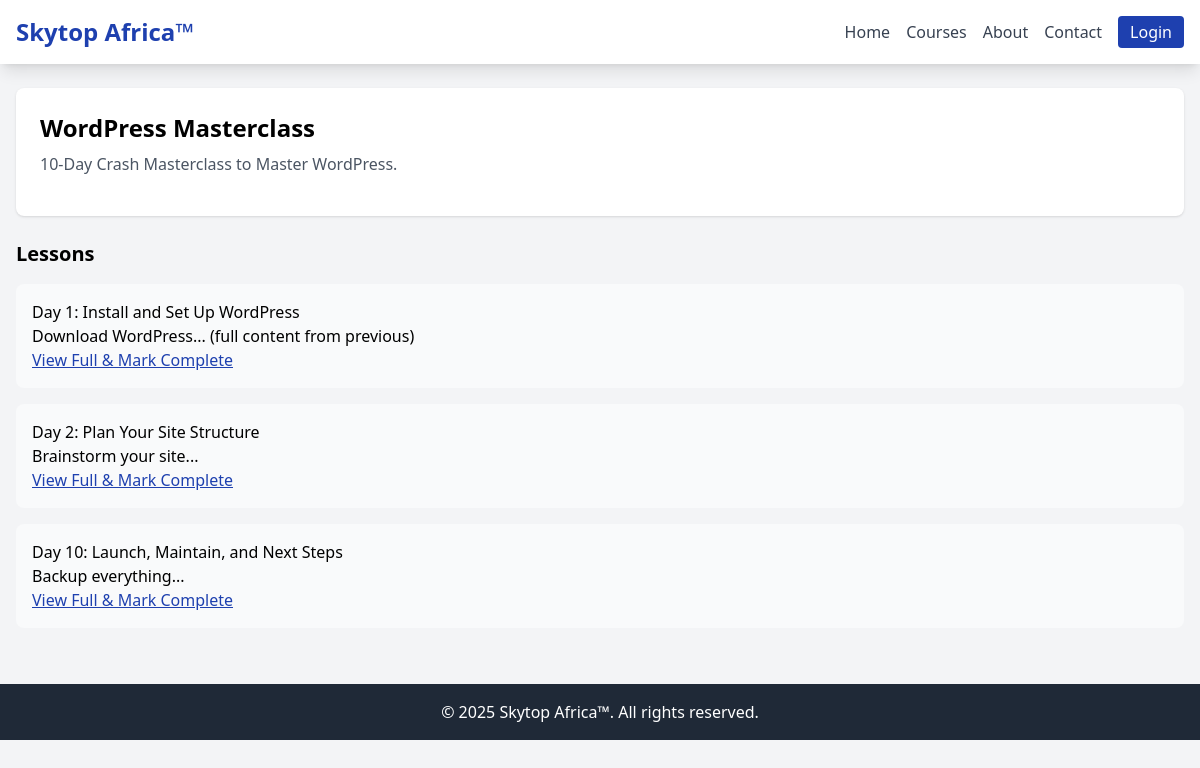
The app's page /course/1/ with its own data.
### lms/models.py (models this page shows, shortened)
class Course(models.Model):
    title = models.CharField(max_length=200)
    description = models.TextField()
    is_coming_soon = models.BooleanField(default=False)
    created_at = models.DateTimeField(auto_now_add=True)

class Lesson(models.Model):
    course = models.ForeignKey(Course, on_delete=models.CASCADE, related_name='lessons')
    title = models.CharField(max_length=200)
    content = models.TextField()
    order = models.IntegerField(default=0)
    class Meta:
        ordering = ['order']

### lms/views.py (the view)
# urls.py: path('course/<int:course_id>/', views.course_detail, name='course_detail'),
def course_detail(request, course_id):
    course = get_object_or_404(Course, id=course_id)
    if request.user.is_authenticated:
        enrollment, _ = Enrollment.objects.get_or_create(user=request.user, course=course)
        user_lessons = UserLesson.objects.filter(user=request.user, lesson__course=course)
        completed_ids = {ul.lesson.id for ul in user_lessons if ul.is_completed}
        enrollment.progress = enrollment.progress_percentage
        enrollment.save()
    else:
        enrollment = None
        completed_ids = set()
    lessons = course.lessons.all()
    return render(request, 'lms/course_detail.html', {
        'course': course,
        'enrollment': enrollment,
        'lessons': lessons,
        'completed_ids': completed_ids
    })

### lms/templates/lms/course_detail.html (shortened to what this page needs)
{% extends 'lms/base.html' %}
{% block content %}
<div class="bg-white p-6 rounded-lg shadow mb-6">
    <h2 class="text-2xl font-bold mb-2">{{ course.title }}</h2>
    <p class="text-gray-600 mb-4">{{ course.description }}</p>
</div>
<h3 class="text-xl font-semibold mb-4">Lessons</h3>
<div class="space-y-4">
    {% for lesson in lessons %}
    <div class="bg-gray-50 p-4 rounded-lg flex justify-between items-center">
        <div>
            <h4 class="font-medium">{{ lesson.title }}</h4>
            <div class="prose max-w-none">{{ lesson.content|truncatewords:50 }}</div>
            <a href="#" onclick="markComplete({{ lesson.id }})" class="text-skytop-blue underline">View Full & Mark Complete</a>
        </div>
    </div>
    {% endfor %}
</div>
{% endblock %}

### lms/templates/lms/base.html (shortened to what this page needs)
<!DOCTYPE html>
<html lang="en">
<head>
    <script src="https://cdn.tailwindcss.com"></script>
</head>
<body class="bg-gray-100">
    <nav class="bg-white shadow-lg">
        <div class="max-w-7xl mx-auto px-4">
            <div class="flex justify-between h-16">
                <div class="flex items-center">
                    <h1 class="text-2xl font-bold text-skytop-blue">Skytop Africa™</h1>
                </div>
                <div class="flex items-center space-x-4">
                    <a href="{% url 'home' %}" class="text-gray-700 hover:text-skytop-blue">Home</a>
                    <a href="{% url 'courses' %}" class="text-gray-700 hover:text-skytop-blue">Courses</a>
                    <a href="{% url 'about' %}" class="text-gray-700 hover:text-skytop-blue">About</a>
                    <a href="{% url 'contact' %}" class="text-gray-700 hover:text-skytop-blue">Contact</a>
                    {% if user.is_authenticated %}
                        <a href="{% url 'dashboard' %}" class="text-gray-700 hover:text-skytop-blue">Dashboard</a>
                        <a href="{% url 'logout' %}" class="bg-red-500 text-white px-3 py-1 rounded">Logout</a>
                    {% else %}
                        <a href="{% url 'login' %}" class="bg-skytop-blue text-white px-3 py-1 rounded">Login</a>
                    {% endif %}
                </div>
            </div>
        </div>
    </nav>
    <main class="max-w-7xl mx-auto py-6 px-4">
        {% block content %}{% endblock %}
    </main>
    <footer class="bg-gray-800 text-white text-center py-4 mt-8">
        <p>&copy; 2025 Skytop Africa™. All rights reserved.</p>
    </footer>
</body>
</html>

### records on screen
Course: title "WordPress Masterclass", description "10-Day Crash Masterclass to Master WordPress."
Lesson: title "Day 1: Install and Set Up WordPress", content "Download WordPress... (full content from previous)"
Lesson: title "Day 2: Plan Your Site Structure", content "Brainstorm your site..."
Lesson: title "Day 10: Launch, Maintain, and Next Steps", content "Backup everything..."
